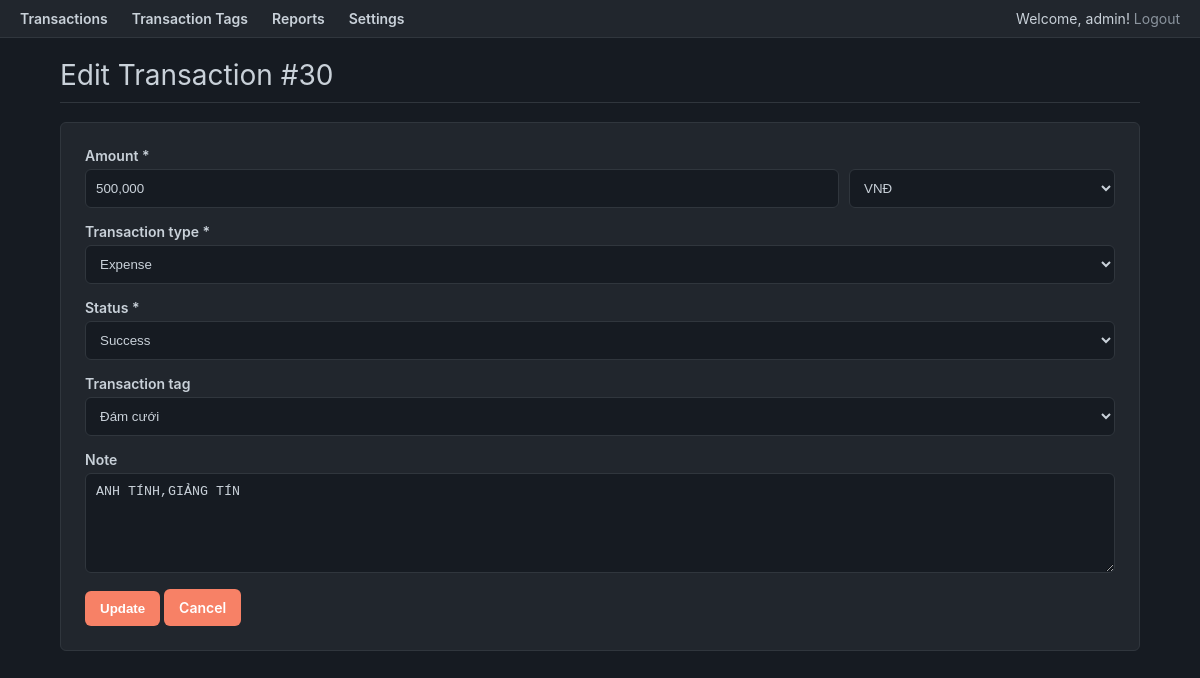
Page /transactions/edit/30 (signed in) on the committed database.
### tables this page shows
CREATE TABLE `transactions` (
  `id` int(11) NOT NULL,
  `amount` decimal(15,0) NOT NULL,
  `currency` varchar(3) NOT NULL DEFAULT 'VND',
  `transaction_type` enum('Revenue','Expense') NOT NULL,
  `status` enum('Success','Pending','Failed') NOT NULL,
  `tag_id` int(11) DEFAULT NULL,
  `note` text DEFAULT NULL,
  `created_by` int(11) DEFAULT NULL,
  `created_at` timestamp NOT NULL DEFAULT current_timestamp(),
  `updated_at` timestamp NOT NULL DEFAULT current_timestamp() ON UPDATE current_timestamp()
);

CREATE TABLE `transaction_tags` (
  `id` int(11) NOT NULL,
  `name` varchar(100) NOT NULL,
  `created_at` timestamp NOT NULL DEFAULT current_timestamp()
);

### app/Controllers/TransactionController.php (called while the page is built, shortened)
<?php
class TransactionController extends Controller {
    public function edit($id) {
        $transactionModel = $this->model('Transaction');
        $tagModel = $this->model('Tag');
        $settingModel = $this->model('Setting');
        $transaction = $transactionModel->findById($id);
        $tags = $tagModel->findAll();
        $settings = $settingModel->getAllSettings();
        $this->view('transactions/edit', [
            'transaction' => $transaction,
            'tags' => $tags,
            'settings' => $settings
        ]);
    }
}

### core/Router.php (called while the page is built, shortened)
<?php
class Router {
    protected $method = 'index';
    public function __construct() {
        $url = $this->parseUrl();
        if (!empty($url[0])) {
            $singular = rtrim($url[0], 's');
            $controllerName = ucfirst($singular) . 'Controller';
            if (file_exists(ROOT_PATH . '/app/Controllers/' . $controllerName . '.php')) {
                unset($url[0]);
            }
        }
        $this->controller = new $this->controller;
        if (isset($url[1]) && method_exists($this->controller, $url[1])) {
            $this->method = $url[1];
            unset($url[1]);
        }
        $this->params = $url ? array_values($url) : [];
        call_user_func_array([$this->controller, $this->method], $this->params);
    }
    public function parseUrl() {
        if (isset($_SERVER['REQUEST_URI'])) {
            $requestUri = str_replace(BASE_URL, '', $_SERVER['REQUEST_URI']);
            $requestUri = strtok($requestUri, '?');
            return explode('/', filter_var(trim($requestUri, '/'), FILTER_SANITIZE_URL));
        }
        return [];
    }
}

### public/index.php (called while the page is built, shortened)
<?php
spl_autoload_register(function ($className) {
    $paths = [
        ROOT_PATH . '/core/',
        ROOT_PATH . '/app/Controllers/',
        ROOT_PATH . '/app/Models/'
    ];
    foreach ($paths as $path) {
        $file = $path . $className . '.php';
        if (file_exists($file)) {
            return;
        }
    }
});
$router = new Router();

### core/Database.php (called while the page is built)
<?php
class Database {
    private static $instance = null;
    private $connection;
    private $host = 'localhost';
    private $user = 'root';
    private $pass = '';
    private $name = 'mvc_transactions_db';
    private function __construct() {
        $dsn = 'mysql:host=' . $this->host . ';dbname=' . $this->name . ';charset=utf8mb4';
        try {
            $this->connection = new PDO($dsn, $this->user, $this->pass);
            $this->connection->setAttribute(PDO::ATTR_ERRMODE, PDO::ERRMODE_EXCEPTION);
            $this->connection->setAttribute(PDO::ATTR_DEFAULT_FETCH_MODE, PDO::FETCH_ASSOC);
        } catch (PDOException $e) {
            die('Connection failed: ' . $e->getMessage());
        }
    }
    public static function getInstance() {
        if (!self::$instance) {
            self::$instance = new Database();
        }
        return self::$instance;
    }
    public function getConnection() {
        return $this->connection;
    }
}

### app/Models/Transaction.php (called while the page is built, shortened)
<?php
class Transaction {
    private $db;
    public function __construct() {
        $this->db = Database::getInstance()->getConnection();
    }
    public function findById($id) {
        $stmt = $this->db->prepare("SELECT * FROM transactions WHERE id = ?");
        $stmt->execute([$id]);
        return $stmt->fetch();
    }
}

### app/Models/Tag.php (called while the page is built, shortened)
<?php
class Tag {
    private $db;
    public function __construct() {
        $this->db = Database::getInstance()->getConnection();
    }
    public function findAll() {
        $stmt = $this->db->query("SELECT * FROM transaction_tags ORDER BY name ASC");
        return $stmt->fetchAll();
    }
}

### app/Views/transactions/edit.php (the view, shortened to what this page needs)
<?php require_once ROOT_PATH . '/app/Views/layouts/header.php'; ?>
<div class="container">
    <h1>Edit Transaction #<?php echo $transaction['id']; ?></h1>
    <div class="content-box">
        <form action="<?php echo BASE_URL; ?>/transactions/update/<?php echo $transaction['id']; ?>" method="POST">
            <div class="form-group">
                <label for="formatted-amount">Amount *</label>
                <div style="display: flex; gap: 10px;">
                    <input type="text" id="formatted-amount" inputmode="numeric" required style="flex: 3; text-align: left;">
                    <select name="currency" style="flex: 1;">
                        <option value="VND" <?php echo ($transaction['currency'] == 'VND') ? 'selected' : ''; ?>>VNĐ</option>
                    </select>
                </div>
            </div>
            <div class="form-group">
                <label for="transaction_type">Transaction type *</label>
                <select name="transaction_type" required>
                    <option value="Expense" <?php echo ($transaction['transaction_type'] == 'Expense') ? 'selected' : ''; ?>>Expense</option>
                </select>
            </div>
            <div class="form-group">
                <label for="status">Status *</label>
                <select name="status" required>
                    <option value="Success" <?php echo ($transaction['status'] == 'Success') ? 'selected' : ''; ?>>Success</option>
                </select>
            </div>
            <div class="form-group">
                <label for="tag_id">Transaction tag</label>
                <select name="tag_id">
                    <?php foreach($tags as $tag): ?>
                        <option value="<?php echo $tag['id']; ?>" <?php echo ($transaction['tag_id'] == $tag['id']) ? 'selected' : ''; ?>>
                            <?php echo htmlspecialchars($tag['name']); ?>
                        </option>
                    <?php endforeach; ?>
                </select>
            </div>
            <div class="form-group">
                <label for="note">Note</label>
                <textarea name="note"><?php echo htmlspecialchars($transaction['note']); ?></textarea>
            </div>
            <button type="submit" class="button">Update</button>
            <a href="<?php echo BASE_URL; ?>/transactions" class="button cancel">Cancel</a>
        </form>
    </div>
</div>
<?php require_once ROOT_PATH . '/app/Views/layouts/footer.php'; ?>

### public/css/style.css (style rules this page uses)
:root { --bg-color: #161b22; --primary-color: #21262d; --border-color: #30363d; --text-color: #c9d1d9; --text-secondary-color: #8b949e; --accent-color: #f78166; --success-color: #3fb950; --success-bg: rgba(63, 185, 80, 0.15); --revenue-color: #a371f7; --revenue-bg: rgba(163, 113, 247, 0.15); --order-color: #ffc107; --order-bg: rgba(255, 193, 7, 0.15); }
body { background-color: var(--bg-color); color: var(--text-color); font-family: -apple-system, BlinkMacSystemFont, "Segoe UI", "Noto Sans", Helvetica, Arial, sans-serif; margin: 0; font-size: 14px; }
.container { max-width: 90%; margin: 20px auto; padding: 0 20px; }
h1, h2 { border-bottom: 1px solid var(--border-color); padding-bottom: 10px; font-weight: 400; }
.content-box { background-color: var(--primary-color); border: 1px solid var(--border-color); border-radius: 6px; padding: 24px; }
a { color: var(--accent-color); text-decoration: none; }
.button, button { background-color: var(--accent-color); color: #fff; border: none; padding: 10px 15px; border-radius: 6px; cursor: pointer; font-weight: 600; text-decoration: none; }
.form-group { margin-bottom: 15px; }
.form-group label { display: block; margin-bottom: 5px; font-weight: 600; }
input[type="text"], input[type="password"], input[type="number"], select, textarea { width: 100%; background-color: var(--bg-color); border: 1px solid var(--border-color); color: var(--text-color); padding: 10px; border-radius: 6px; box-sizing: border-box; }
textarea { min-height: 100px; }

### rows in the picture
transactions: id "30", currency "VNĐ", transaction_type "Expense", status "Success", tag_id "Đám cưới", note "ANH TÍNH,GIẢNG TÍN"

### other values in the picture
$_SESSION['username'] "admin"
